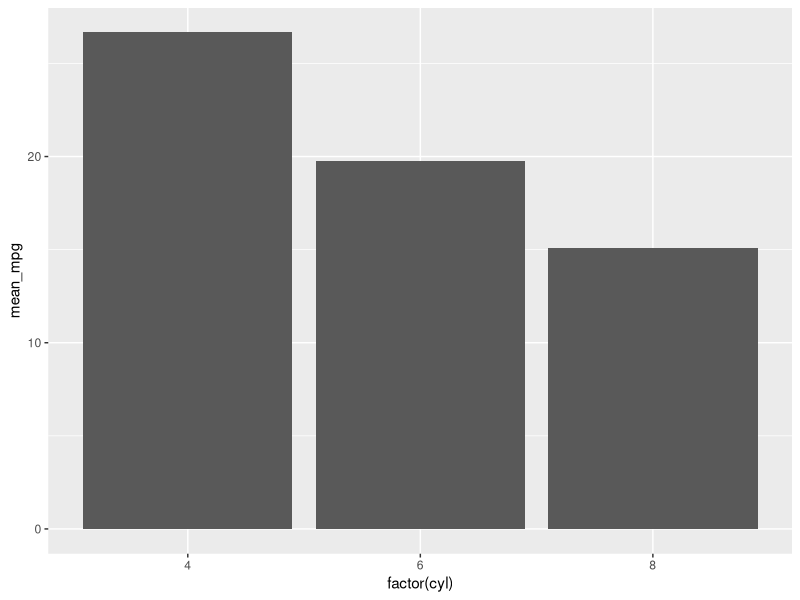

Source code (R):
# EXPECTED_FORM: plot
# SETUP: library(ggplot2); library(dplyr)
# NL: using mtcars, first compute the mean mpg for each cyl, then make a bar chart of those means with cyl as the x-axis and mean mpg as the bar height
library(ggplot2)
library(dplyr)
mtcars %>% group_by(cyl) %>% summarise(mean_mpg = mean(mpg)) %>%
  ggplot(aes(x = factor(cyl), y = mean_mpg)) + geom_col()
